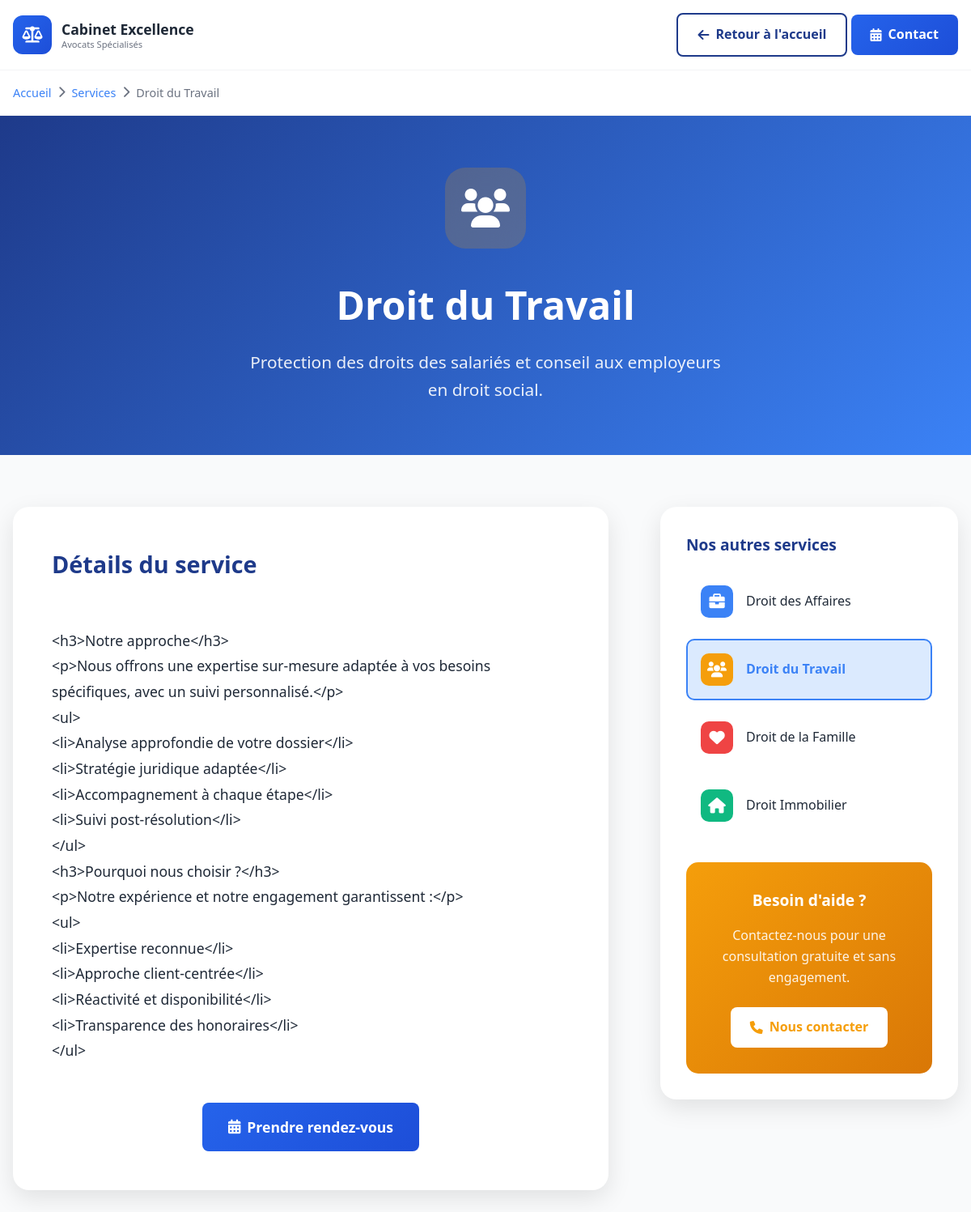
The page /service/4 on the database its author committed.
### tables this page shows
CREATE TABLE services (
                    id INTEGER PRIMARY KEY AUTOINCREMENT,
                    title VARCHAR(255) NOT NULL,
                    description TEXT NOT NULL,
                    icon VARCHAR(50) NOT NULL,
                    color VARCHAR(7) DEFAULT '#3b82f6',
                    order_position INTEGER DEFAULT 0,
                    is_active INTEGER DEFAULT 1,
                    detailed_content TEXT,
                    created_at DATETIME DEFAULT CURRENT_TIMESTAMP,
                    updated_at DATETIME DEFAULT CURRENT_TIMESTAMP
                );

### controllers/ServiceController.php (called while the page is built, shortened)
<?php
require_once 'includes/Database.php';
class ServiceController {
    private $db;
    public function __construct() {
        $database = new Database();
        $this->db = $database->getConnection();
    }
    public function show($id) {
        $stmt = $this->db->prepare("SELECT * FROM services WHERE id = ? AND is_active = 1");
        $stmt->execute([$id]);
        $service = $stmt->fetch(PDO::FETCH_ASSOC);
        $services = $this->db->query("SELECT * FROM services WHERE is_active = 1 ORDER BY order_position")->fetchAll(PDO::FETCH_ASSOC);
        include 'views/service-detail.php';
    }
}
?>

### index.php (called while the page is built, shortened)
<?php
require_once 'includes/Database.php';
$database = new Database();
$db = $database->getConnection();
$router = new Router();
$router->add('/', 'controllers/HomeController.php', 'index');
$router->add('/admin', 'controllers/AdminController.php', 'login');
$router->add('/admin/dashboard', 'controllers/AdminController.php', 'dashboard');
$router->add('/admin/content', 'controllers/AdminController.php', 'content');
$router->add('/admin/contacts', 'controllers/AdminController.php', 'contacts');
$router->add('/admin/message', 'controllers/AdminController.php', 'messageDetail');
$router->add('/admin/settings', 'controllers/AdminController.php', 'settings');
$router->add('/admin/logout', 'controllers/AdminController.php', 'logout');
$router->add('/contact', 'controllers/ContactController.php', 'submit');
$url = $_SERVER['REQUEST_URI'];
$url = strtok($url, '?');
$router->route($url);
?>

### includes/Database.php (called while the page is built, shortened)
<?php
class Database {
    private $connection = null;
    public function getConnection() {
        if ($this->connection === null) {
            try {
                $dbDir = dirname(DB_NAME);
                $this->connection = new PDO('sqlite:' . DB_NAME);
                $this->connection->setAttribute(PDO::ATTR_ERRMODE, PDO::ERRMODE_EXCEPTION);
                $this->connection->setAttribute(PDO::ATTR_DEFAULT_FETCH_MODE, PDO::FETCH_ASSOC);
                $this->connection->exec('PRAGMA foreign_keys = ON;');
                $this->connection->exec('PRAGMA journal_mode = WAL;');
                $this->connection->exec('PRAGMA synchronous = NORMAL;');
                $this->connection->exec('PRAGMA cache_size = 10000;');
                $this->connection->exec('PRAGMA temp_store = MEMORY;');
                $this->initializeTables();
            } catch (Exception $e) {
                error_log('Database Connection Error: ' . $e->getMessage());
                throw new Exception('Database connection failed: ' . $e->getMessage());
            }
        }
        return $this->connection;
    }
    private function initializeTables() {
        try {
            $this->connection->beginTransaction();
            foreach ($tables as $sql) {
                $this->connection->exec($sql);
            }
            $columns = $this->connection->query("PRAGMA table_info(news)")->fetchAll(PDO::FETCH_ASSOC);
            foreach ($columns as $column) {
                if ($column['name'] === 'order_position') {
                    $has_order_position = true;
                    break;
                }
            }
            $this->connection->commit();
        } catch (Exception $e) {
            $this->connection->rollBack();
            error_log('Error initializing tables: ' . $e->getMessage());
            throw $e;
        }
    }
    private function createIndexes() {
        $indexes = [
            "CREATE INDEX IF NOT EXISTS idx_contact_files_contact_id ON contact_files(contact_id)",
            "CREATE INDEX IF NOT EXISTS idx_contacts_status ON contacts(status)",
            "CREATE INDEX IF NOT EXISTS idx_contacts_created_at ON contacts(created_at)",
            "CREATE INDEX IF NOT EXISTS idx_contacts_email ON contacts(email)",
            "CREATE INDEX IF NOT EXISTS idx_site_content_section ON site_content(section)",
            "CREATE INDEX IF NOT EXISTS idx_services_active ON services(is_active, order_position)",
            "CREATE INDEX IF NOT EXISTS idx_team_members_active ON team_members(is_active, order_position)",
            "CREATE INDEX IF NOT EXISTS idx_news_active ON news(is_active, order_position)"
        ];
        foreach ($indexes as $index) {
            try {
                $this->connection->exec($index);
            } catch (PDOException $e) {
                error_log('Error creating index: ' . $e->getMessage());
                throw $e;
            }
        }
    }
}
?>

### views/service-detail.php (the view, shortened to what this page needs)
<!DOCTYPE html>
<html lang="fr">
<head>
    <link rel="stylesheet" href="https://cdnjs.cloudflare.com/ajax/libs/font-awesome/6.0.0/css/all.min.css">
</head>
<body>
    <header class="header">
        <div class="container">
            <a href="/" class="brand-container" style="text-decoration: none;">
                <div class="brand-icon">
                    <i class="fas fa-balance-scale"></i>
                </div>
                <div class="brand-text">
                    <h1>Cabinet Excellence</h1>
                    <p>Avocats Spécialisés</p>
                </div>
            </a>
            <div>
                <a href="/" class="btn btn-outline">
                    <i class="fas fa-arrow-left"></i>
                    Retour à l'accueil
                </a>
                <a href="/#contact" class="btn btn-primary">
                    <i class="fas fa-calendar-alt"></i>
                    Contact
                </a>
            </div>
        </div>
    </header>
    <section class="breadcrumb">
        <div class="container">
            <nav class="breadcrumb-nav">
                <a href="/">Accueil</a>
                <i class="fas fa-chevron-right"></i>
                <a href="/#services">Services</a>
                <i class="fas fa-chevron-right"></i>
                <span><?php echo htmlspecialchars($service['title']); ?></span>
            </nav>
        </div>
    </section>
    <section class="service-hero">
        <div class="container">
            <div class="service-icon" style="background: <?php echo htmlspecialchars($service['color']); ?>33;">
                <i class="<?php echo htmlspecialchars($service['icon']); ?>"></i>
            </div>
            <h1><?php echo htmlspecialchars($service['title']); ?></h1>
            <p class="lead"><?php echo htmlspecialchars($service['description']); ?></p>
        </div>
    </section>
    <section class="service-content">
        <div class="container">
            <div class="content-grid">
                <div class="main-content">
                    <h2 class="section-title">Détails du service</h2>
                    <div class="content-text">
                        <?php if (!empty($service['detailed_content'])): ?>
                            <?php echo nl2br(htmlspecialchars($service['detailed_content'])); ?>
                        <?php endif; ?>
                    </div>
                    <div style="text-align: center; margin-top: 3rem;">
                        <a href="/#contact" class="btn btn-primary" style="padding: 1rem 2rem; font-size: 1.1rem;">
                            <i class="fas fa-calendar-alt"></i>
                            Prendre rendez-vous
                        </a>
                    </div>
                </div>
                <div class="sidebar">
                    <div class="sidebar-services">
                        <h3>Nos autres services</h3>
                        <?php foreach ($services as $otherService): ?>
                            <a href="/service/<?php echo $otherService['id']; ?>"
                               class="service-link <?php echo $otherService['id'] == $service['id'] ? 'active' : ''; ?>">
                                <div class="service-link-icon" style="background: <?php echo htmlspecialchars($otherService['color']); ?>;">
                                    <i class="<?php echo htmlspecialchars($otherService['icon']); ?>"></i>
                                </div>
                                <span><?php echo htmlspecialchars($otherService['title']); ?></span>
                            </a>
                        <?php endforeach; ?>
                    </div>
                    <div class="contact-cta">
                        <h3>Besoin d'aide ?</h3>
                        <p>Contactez-nous pour une consultation gratuite et sans engagement.</p>
                        <a href="/#contact" class="btn btn-white">
                            <i class="fas fa-phone"></i>
                            Nous contacter
                        </a>
                    </div>
                </div>
            </div>
        </div>
    </section>
</body>
</html>

### views/service-detail.php (style rules this page uses)
:root { --primary-blue: #1e3a8a; --secondary-blue: #3b82f6; --light-blue: #dbeafe; --accent-gold: #f59e0b; --text-dark: #1f2937; --text-light: #6b7280; --white: #ffffff; --gray-50: #f9fafb; --gray-100: #f3f4f6; --shadow-light: rgba(0, 0, 0, 0.1); --shadow-medium: rgba(0, 0, 0, 0.15); }
* { margin: 0; padding: 0; box-sizing: border-box; }
body { font-family: 'Segoe UI', Tahoma, Geneva, Verdana, sans-serif; line-height: 1.6; color: var(--text-dark); background: var(--gray-50); }
.container { max-width: 1200px; margin: 0 auto; padding: 0 1rem; }
.header { background: white; border-bottom: 1px solid var(--gray-100); padding: 1rem 0; box-shadow: 0 2px 10px var(--shadow-light); }
.header .container { display: flex; justify-content: space-between; align-items: center; }
.brand-container { display: flex; align-items: center; gap: 0.75rem; }
.brand-icon { width: 3rem; height: 3rem; background: linear-gradient(135deg, #2563eb, #1d4ed8); border-radius: 0.75rem; display: flex; align-items: center; justify-content: center; }
.brand-icon i { color: white; font-size: 1.25rem; }
.brand-text h1 { font-size: 1.1rem; font-weight: 700; color: var(--text-dark); margin: 0; }
.brand-text p { font-size: 0.7rem; color: var(--text-light); margin: -0.25rem 0 0 0; }
.btn { display: inline-flex; align-items: center; gap: 0.5rem; padding: 0.75rem 1.5rem; border-radius: 0.5rem; font-weight: 600; text-decoration: none; transition: all 0.3s ease; border: none; cursor: pointer; }
.btn-primary { background: linear-gradient(135deg, #2563eb, #1d4ed8); color: white; }
.btn-outline { background: transparent; border: 2px solid var(--primary-blue); color: var(--primary-blue); }
.breadcrumb { background: white; padding: 1rem 0; border-bottom: 1px solid var(--gray-100); }
.breadcrumb-nav { display: flex; align-items: center; gap: 0.5rem; font-size: 0.9rem; color: var(--text-light); }
.breadcrumb-nav a { color: var(--secondary-blue); text-decoration: none; }
.service-hero { background: linear-gradient(135deg, var(--primary-blue), var(--secondary-blue)); color: white; padding: 4rem 0; text-align: center; }
.service-icon { width: 100px; height: 100px; margin: 0 auto 2rem; border-radius: 25px; display: flex; align-items: center; justify-content: center; background: rgba(255, 255, 255, 0.2); backdrop-filter: blur(20px); }
.service-icon i { font-size: 3rem; color: white; }
.service-hero h1 { font-size: 3rem; font-weight: 800; margin-bottom: 1rem; }
.service-hero .lead { font-size: 1.3rem; opacity: 0.9; max-width: 600px; margin: 0 auto; }
.service-content { padding: 4rem 0; }
.content-grid { display: grid; grid-template-columns: 2fr 1fr; gap: 4rem; align-items: start; }
.main-content { background: white; border-radius: 20px; padding: 3rem; box-shadow: 0 10px 30px var(--shadow-light); }
.sidebar { background: white; border-radius: 20px; padding: 2rem; box-shadow: 0 10px 30px var(--shadow-light); height: fit-content; position: sticky; top: 2rem; }
.section-title { font-size: 1.8rem; color: var(--primary-blue); margin-bottom: 1.5rem; font-weight: 700; }
.content-text { font-size: 1.1rem; line-height: 1.8; color: var(--text-dark); margin-bottom: 2rem; }
.sidebar-services { margin-bottom: 2rem; }
.sidebar h3 { font-size: 1.2rem; color: var(--primary-blue); margin-bottom: 1rem; font-weight: 700; }
.service-link { display: flex; align-items: center; gap: 1rem; padding: 1rem; border-radius: 10px; text-decoration: none; color: var(--text-dark); transition: all 0.3s ease; margin-bottom: 0.5rem; border: 2px solid transparent; }
.service-link.active { background: var(--light-blue); border-color: var(--secondary-blue); color: var(--secondary-blue); font-weight: 600; }
.service-link-icon { width: 40px; height: 40px; border-radius: 10px; display: flex; align-items: center; justify-content: center; font-size: 1.2rem; color: white; }
.contact-cta { background: linear-gradient(135deg, var(--accent-gold), #d97706); color: white; padding: 2rem; border-radius: 15px; text-align: center; }
.contact-cta h3 { color: white; margin-bottom: 1rem; }
.contact-cta p { margin-bottom: 1.5rem; opacity: 0.9; }
.btn-white { background: white; color: var(--accent-gold); font-weight: 700; }

### rows shown on the page
services: title "Droit du Travail", description "Protection des droits des salariés et conseil aux employeurs en droit social.", detailed_content "<h3>Notre approche</h3> <p>Nous offrons une expertise sur-mesure adaptée à vos besoins spécifiques, avec un suivi personnalisé.</p> <ul> <li>Analyse approfondie de votre dossier</li> <li>Stratégie juridique adaptée</li> <li>Accompagnement à chaque étape</li> <li>Suivi post-résolution</li> </ul> <h3>Pourquoi nous choisir ?</h3> <p>Notre expérience et notre engagement garantissent :</p> <ul> <li>Expertise reconnue</li> <li>Approche client-centrée</li> <li>Réactivité et disponibilité</li> <li>Transparence des honoraires</li> </ul>"
services: title "Droit des Affaires"
services: title "Droit de la Famille"
services: title "Droit Immobilier"
